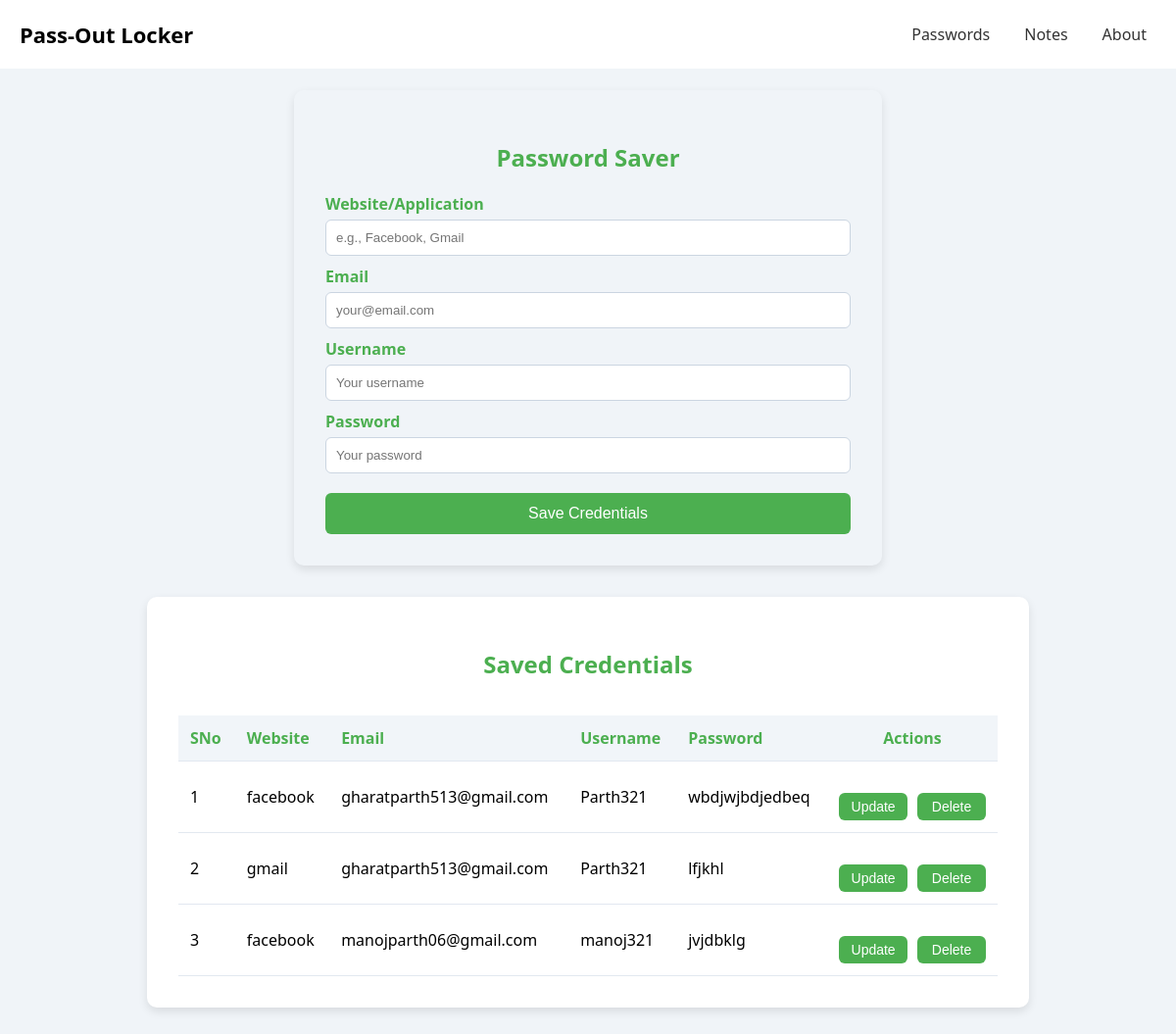
Before: / with the older database file.
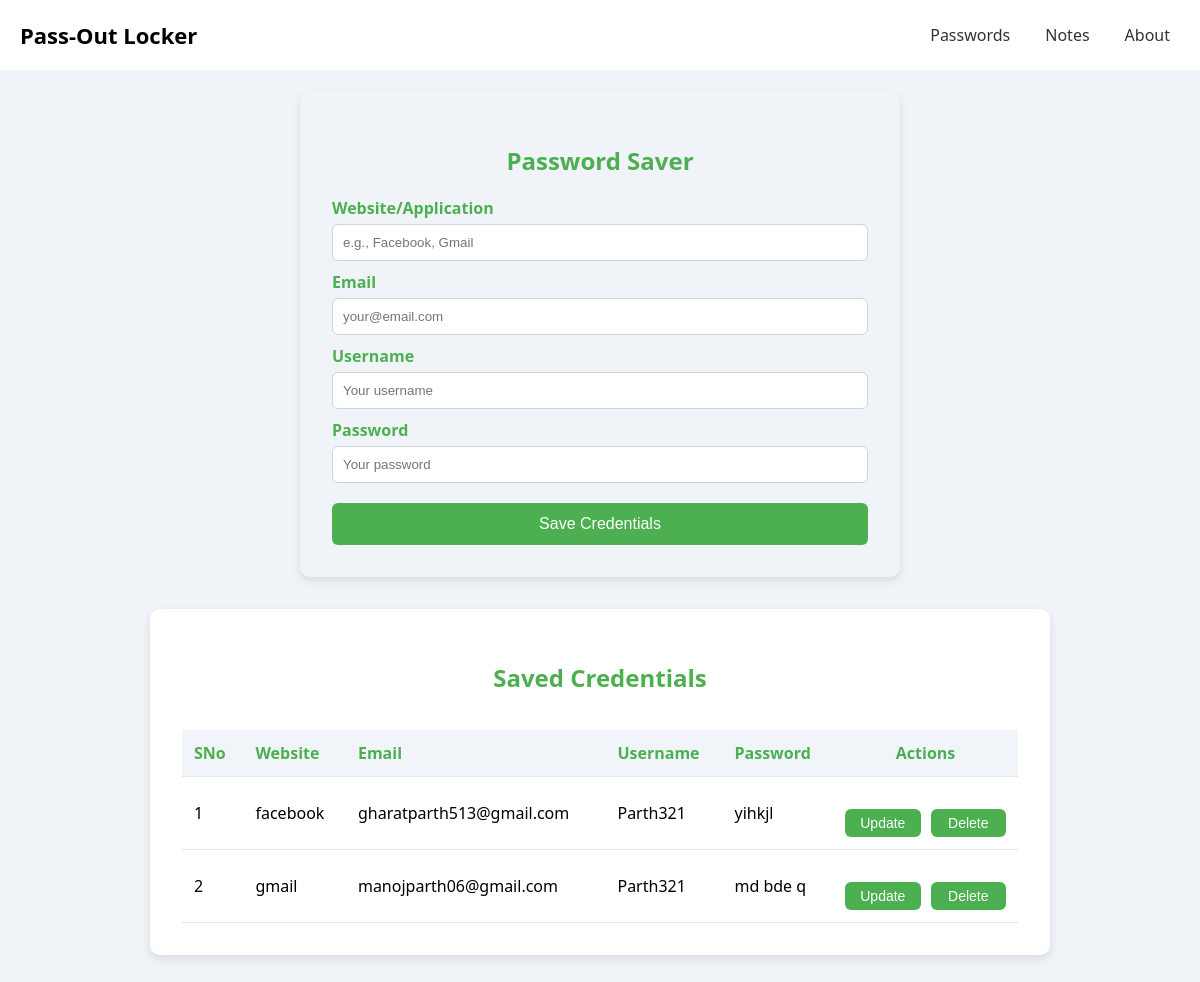
After: the same page with the newer database file.
### app.py (models this page shows, shortened)
class passwordsaver(db.Model):
    sno = db.Column(db.Integer, primary_key=True, autoincrement=True)
    website = db.Column(db.String(120), nullable=False)
    email = db.Column(db.String(120), nullable=False)
    username = db.Column(db.String(80), nullable=False)
    password = db.Column(db.String(120), nullable=False)

### app.py (the view)
@app.route('/')
def index():
    allsavepassword=passwordsaver.query.all()
    return render_template('index.html', allsavepassword=allsavepassword) # to render template file

### templates/index.html (shortened to what this page needs)
<!DOCTYPE html>
<html lang="en">
<head>
</head>
<body>
  <nav class="navbar" id="navbar">
    <a href="/" class="brand">Pass-Out Locker</a>
    <div class="navbar-links">
      <a href="/">Passwords</a>
      <a href="/note">Notes</a>
      <a href="#">About</a>
    </div>
  </nav>
  <form class="form-box" method="POST" action="/">
    <h2>Password Saver</h2>
    <label for="website">Website/Application</label>
    <input type="text" id="website" name="website" placeholder="e.g., Facebook, Gmail" required>
    <label for="email">Email</label>
    <input type="email" id="email" name="email" placeholder="your@email.com" required>
    <label for="username">Username</label>
    <input type="text" id="username" name="username" placeholder="Your username" required>
    <label for="password">Password</label>
    <input type="password" id="password" name="password" placeholder="Your password" required>
    <button type="submit">Save Credentials</button>
  </form>
  <div class="credentials-box">
    <h2>Saved Credentials</h2>
    <div class="table-wrapper">
      <table>
        <thead>
          <tr>
            <th>SNo</th>
            <th>Website</th>
            <th>Email</th>
            <th>Username</th>
            <th>Password</th>
            <th colspan="2" style="text-align: center;">Actions</th>
          </tr>
        </thead>
        <tbody>
          {% for passwordsaver in allsavepassword %}
          <tr>
            <td>{{passwordsaver.sno}}</td>
            <td>{{passwordsaver.website}}</td>
            <td>{{passwordsaver.email}}</td>
            <td>{{passwordsaver.username}}</td>
            <td>{{passwordsaver.password}}</td>
            <td colspan="2">
              <div class="action-buttons">
                <button class="buttonde">
                  <a class="link" href="{{ url_for('update_form', sno=passwordsaver.sno) }}">Update</a>
                </button>
                <button class="buttonde">
                  <a class="link" href="{{ url_for('delete', sno=passwordsaver.sno) }}">Delete</a>
                </button>
              </div>
            </td>
          </tr>
          {% endfor %}
        </tbody>
      </table>
    </div>
  </div>
</body>
</html>

### templates/index.html (style rules this page uses)
* { box-sizing: border-box; }
body { margin: 0; font-family: 'Segoe UI', Tahoma, Geneva, Verdana, sans-serif; background-color: #f0f4f8; padding-top: 60px; }
.navbar { background: white; position: absolute; top: 0; width: 100%; display: flex; justify-content: space-between; align-items: center; padding: 10px 20px; z-index: 1000; }
.navbar .brand { font-size: 22px; font-weight: bold; color:rgb(0, 0, 0); text-decoration: none; }
.navbar-links { display: flex; gap: 15px; }
.navbar-links a { text-decoration: none; color: #333; padding: 14px 10px; font-weight: 500; border-radius: 6px; }
.form-box { max-width: 600px; margin: 2rem auto; padding: 2rem; border-radius: 10px; box-shadow: 0 4px 10px rgba(0, 0, 0, 0.1); }
.credentials-box { max-width: 900px; margin: 2rem auto; background-color: #ffffff; padding: 2rem; border-radius: 10px; box-shadow: 0 4px 10px rgba(0, 0, 0, 0.1); }
h2 { text-align: center; color: #4CAF50; margin-bottom: 20px; }
label { display: block; margin-top: 10px; font-weight: bold; color: #4CAF50; }
input { width: 100%; padding: 10px; margin-top: 5px; border: 1px solid #cbd5e1; border-radius: 6px; }
button { width: 100%; margin-top: 20px; padding: 12px; background-color: #4CAF50; color: white; border: none; border-radius: 6px; font-size: 16px; cursor: pointer; }
.buttonde { background-color: #4CAF50; color: #ffffff; font-size: 14px; border-radius: 6px; padding: 6px 12px; border: none; cursor: pointer; }
.link { color: #ffffff; text-decoration: none; }
.action-buttons { display: flex; justify-content: center; gap: 10px; }
.table-wrapper { overflow-x: auto; }
table { width: 100%; border-collapse: collapse; margin-top: 1rem; min-width: 600px; }
th, td { padding: 12px; text-align: left; border-bottom: 1px solid #e2e8f0; }
th { background-color: #f1f5f9; color: #4CAF50; }

Changed rows visible on the page:
removed passwordsaver: sno "3", website "facebook", email "manojparth06@gmail.com", username "manoj321", password "jvjdbklg"
changed passwordsaver "facebook": password "wbdjwjbdjedbeq" → "yihkjl"
changed passwordsaver "gmail": email "gharatparth513@gmail.com" → "manojparth06@gmail.com"; password "lfjkhl" → "md bde q"
